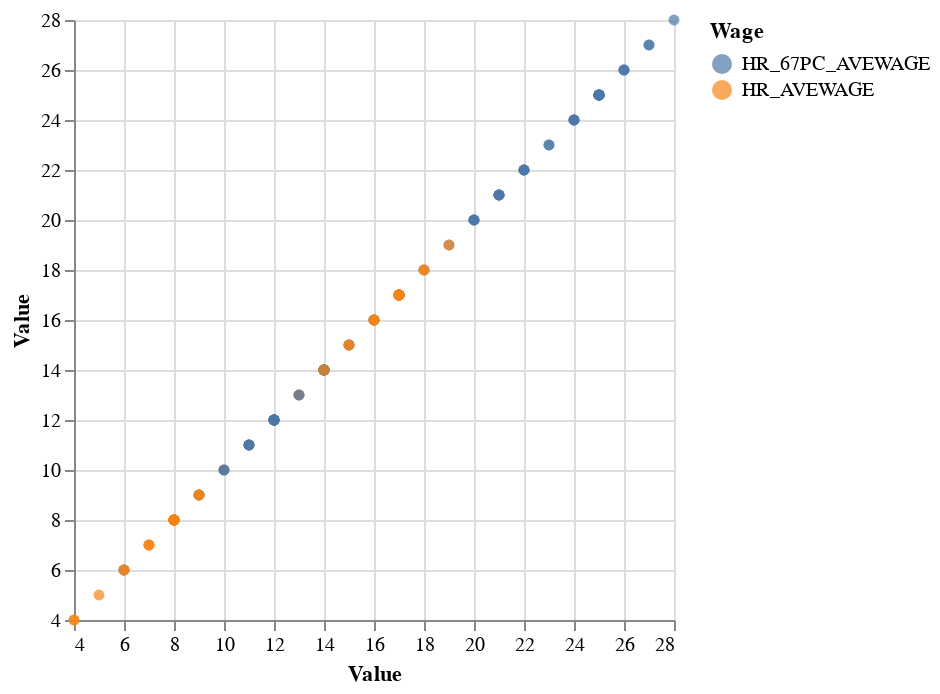

Notebook code cell kept with this figure:
### Code cell
scatterplot = alt.Chart(df4_selectedlocations).mark_circle().encode(
    x=alt.X('VALUE', title='Value', scale=alt.Scale(zero=False)),
    y=alt.Y('VALUE', title='Value', scale=alt.Scale(zero=False)),
    color=alt.Color('WAGE', title='Wage'),
    tooltip=['SUBJECT', 'LOCATION', 'VALUE']
).transform_filter(
    alt.FieldOneOfPredicate(field='WAGE', oneOf=['HR_AVEWAGE', 'HR_67PC_AVEWAGE'])
)
scatterplot

### Figure 1 — Vega-Lite specification as saved in the notebook (floating-point values rounded to 4 significant figures; data arrays with more than 128 entries replaced by an {"elided": "..."} marker saying what was removed)
{"config": {"view": {"continuousWidth": 300, "continuousHeight": 300}}, "data": {"name": "data-422a911fa5d3d38358c305f27d2ef39d"}, "mark": {"type": "circle"}, "encoding": {"color": {"field": "WAGE", "title": "Wage", "type": "nominal"}, "tooltip": [{"field": "SUBJECT", "type": "nominal"}, {"field": "LOCATION", "type": "nominal"}, {"field": "VALUE", "type": "quantitative"}], "x": {"field": "VALUE", "scale": {"zero": false}, "title": "Value", "type": "quantitative"}, "y": {"field": "VALUE", "scale": {"zero": false}, "title": "Value", "type": "quantitative"}}, "transform": [{"filter": {"field": "WAGE", "oneOf": ["HR_AVEWAGE", "HR_67PC_AVEWAGE"]}}], "$schema": "https://vega.github.io/schema/vega-lite/v5.15.1.json", "datasets": {"data-422a911fa5d3d38358c305f27d2ef39d": {"elided": "138 records"}}}
